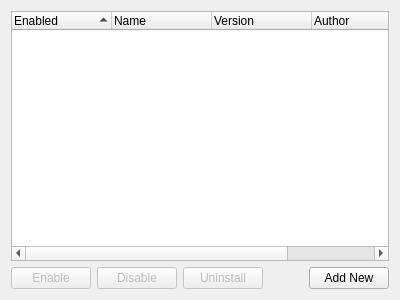
<?xml version="1.0" encoding="UTF-8"?>
<ui version="4.0">
 <class>PluginsPanel</class>
 <widget class="QWidget" name="PluginsPanel">
  <property name="geometry">
   <rect>
    <x>0</x>
    <y>0</y>
    <width>400</width>
    <height>300</height>
   </rect>
  </property>
  <layout class="QVBoxLayout" name="verticalLayout">
   <item>
    <widget class="QTreeWidget" name="pluginList">
     <property name="alternatingRowColors">
      <bool>true</bool>
     </property>
     <property name="selectionMode">
      <enum>QAbstractItemView::SingleSelection</enum>
     </property>
     <property name="uniformRowHeights">
      <bool>true</bool>
     </property>
     <property name="itemsExpandable">
      <bool>false</bool>
     </property>
     <property name="sortingEnabled">
      <bool>true</bool>
     </property>
     <property name="expandsOnDoubleClick">
      <bool>false</bool>
     </property>
     <attribute name="headerVisible">
      <bool>true</bool>
     </attribute>
     <attribute name="headerCascadingSectionResizes">
      <bool>true</bool>
     </attribute>
     <column>
      <property name="text">
       <string>Enabled</string>
      </property>
     </column>
     <column>
      <property name="text">
       <string>Name</string>
      </property>
     </column>
     <column>
      <property name="text">
       <string>Version</string>
      </property>
     </column>
     <column>
      <property name="text">
       <string>Author</string>
      </property>
     </column>
     <column>
      <property name="text">
       <string>Description</string>
      </property>
     </column>
    </widget>
   </item>
   <item>
    <widget class="QWidget" name="horizontalWidget" native="true">
     <layout class="QHBoxLayout" name="horizontalLayout">
      <property name="leftMargin">
       <number>0</number>
      </property>
      <property name="topMargin">
       <number>0</number>
      </property>
      <property name="rightMargin">
       <number>0</number>
      </property>
      <property name="bottomMargin">
       <number>0</number>
      </property>
      <item>
       <widget class="QPushButton" name="enableButton">
        <property name="enabled">
         <bool>false</bool>
        </property>
        <property name="text">
         <string>Enable</string>
        </property>
       </widget>
      </item>
      <item>
       <widget class="QPushButton" name="disableButton">
        <property name="enabled">
         <bool>false</bool>
        </property>
        <property name="text">
         <string>Disable</string>
        </property>
       </widget>
      </item>
      <item>
       <widget class="QPushButton" name="uninstallButton">
        <property name="enabled">
         <bool>false</bool>
        </property>
        <property name="text">
         <string>Uninstall</string>
        </property>
        <property name="checkable">
         <bool>false</bool>
        </property>
        <property name="default">
         <bool>false</bool>
        </property>
        <property name="flat">
         <bool>false</bool>
        </property>
       </widget>
      </item>
      <item>
       <spacer name="horizontalSpacer">
        <property name="orientation">
         <enum>Qt::Horizontal</enum>
        </property>
        <property name="sizeHint" stdset="0">
         <size>
          <width>40</width>
          <height>20</height>
         </size>
        </property>
       </spacer>
      </item>
      <item>
       <widget class="QPushButton" name="addButton">
        <property name="enabled">
         <bool>true</bool>
        </property>
        <property name="text">
         <string>Add New</string>
        </property>
       </widget>
      </item>
     </layout>
    </widget>
   </item>
  </layout>
 </widget>
 <resources/>
 <connections/>
</ui>
